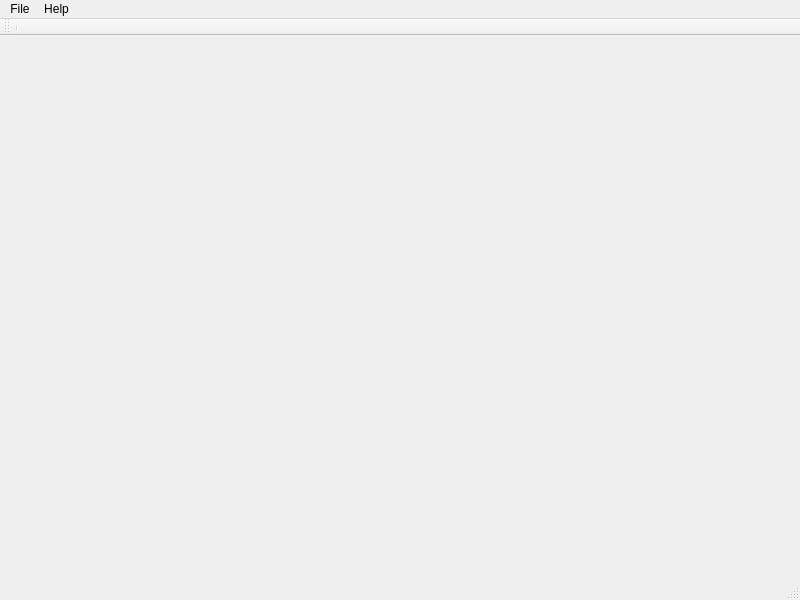
<?xml version="1.0" encoding="UTF-8"?>
<ui version="4.0">
 <class>MainWindow</class>
 <widget class="QMainWindow" name="MainWindow">
  <property name="geometry">
   <rect>
    <x>0</x>
    <y>0</y>
    <width>800</width>
    <height>600</height>
   </rect>
  </property>
  <property name="windowTitle">
   <string>GIIMBot GUI</string>
  </property>
  <widget class="QWidget" name="centralwidget">
   <layout class="QGridLayout" name="gridLayout_2">
    <item row="0" column="0">
     <layout class="QGridLayout" name="gridLayout"/>
    </item>
   </layout>
  </widget>
  <widget class="QMenuBar" name="menubar">
   <property name="geometry">
    <rect>
     <x>0</x>
     <y>0</y>
     <width>800</width>
     <height>24</height>
    </rect>
   </property>
   <widget class="QMenu" name="menuFile">
    <property name="title">
     <string>File</string>
    </property>
    <addaction name="actionExit"/>
   </widget>
   <widget class="QMenu" name="menuHelp">
    <property name="title">
     <string>Help</string>
    </property>
    <addaction name="actionAbout_STDR_Simulator"/>
   </widget>
   <addaction name="menuFile"/>
   <addaction name="menuHelp"/>
  </widget>
  <widget class="QStatusBar" name="statusbar"/>
  <widget class="QToolBar" name="toolBar">
   <property name="windowTitle">
    <string>toolBar</string>
   </property>
   <attribute name="toolBarArea">
    <enum>TopToolBarArea</enum>
   </attribute>
   <attribute name="toolBarBreak">
    <bool>false</bool>
   </attribute>
   <addaction name="separator"/>
  </widget>
  <action name="actionExit">
   <property name="text">
    <string>Exit</string>
   </property>
  </action>
  <action name="actionAbout_STDR_Simulator">
   <property name="text">
    <string>About</string>
   </property>
  </action>
 </widget>
 <resources/>
 <connections/>
</ui>
